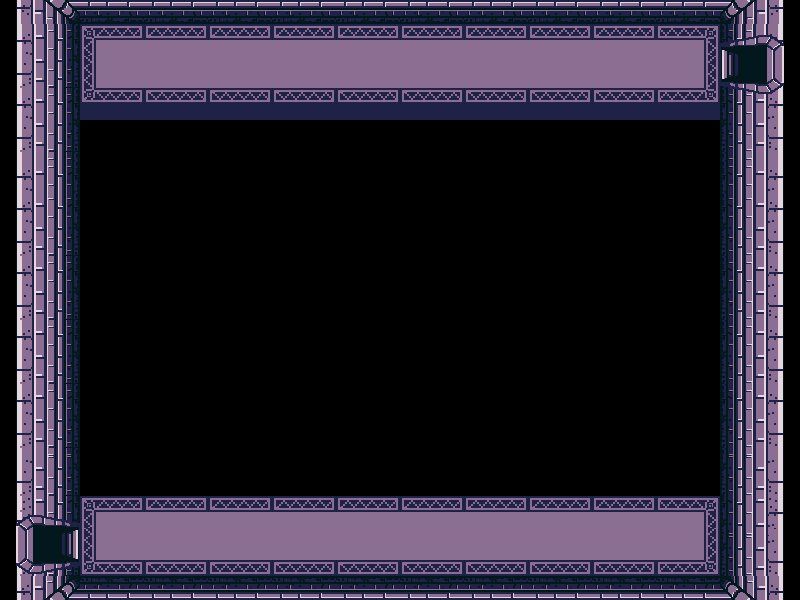

This is a level from a 2D game, rendered from its Tiled map with the project's own tilesets. A one-line summary and the map file follow, with tile-layer data summarised:
An orthogonal 100x75 tile map with 8x8 px tiles, 2 tile layers (bg, decos), 1 hidden layer not drawn, 2 tilesets and 4 objects (2x navig, playerStart, goal).

<map version="1.0" tiledversion="1.1.5" orientation="orthogonal" renderorder="right-down" width="100" height="75" tilewidth="8" tileheight="8" infinite="0" nextobjectid="7">
 <tileset firstgid="1" name="tiles" tilewidth="8" tileheight="8" tilecount="2048" columns="64">
  <image source="../images/dungeon-tiles-imp.png" width="512" height="256" />
 </tileset>
 <tileset firstgid="2049" name="stepping-stones" tilewidth="8" tileheight="8" tilecount="2048" columns="64">
  <image source="../images/tile-pholders.png" width="512" height="256" />
 </tileset>
 <layer name="bg" width="100" height="75">
  <properties>
   <property name="tileset" value="tiles" />
  </properties>
  <data>[7500 cells, 3443 non-empty, 451 distinct tile ids]</data>
 </layer>
 <layer name="level" width="100" height="75" visible="0">
  <data>[7500 cells, 38 non-empty, 4 distinct tile ids]</data>
 </layer>
 <objectgroup name="areas">
  <object id="1" name="entrance" type="navig" x="83" y="26" width="635" height="78" />
  <object id="2" name="exit" type="navig" x="84" y="499" width="632" height="75" />
  <object id="5" name="playerStart" x="692" y="71">
   <properties>
    <property name="tileset" value="tiles-pholder" />
   </properties>
   <point />
  </object>
  <object id="6" name="goal" x="85" y="502" width="69" height="70" />
 </objectgroup>
 <layer name="decos" width="100" height="75">
  <properties>
   <property name="tileset" value="stepping-stones" />
  </properties>
  <data>[7500 cells, 128 non-empty, 128 distinct tile ids]</data>
 </layer>
</map>
